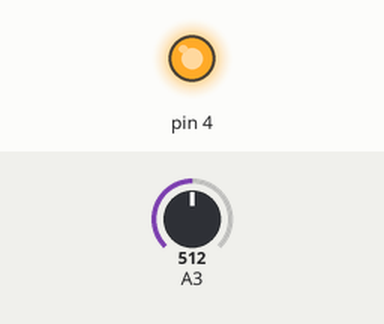
Bench run of a sketch on a simulated Arduino Uno, built with avr-gcc and run on an emulated ATmega328P. Shown: output pins drawn as LEDs (lit = HIGH). Inputs (shaded band) come from the test bench; at power-on: A3 = 512.

Above: at 0.1 s.
At 4.6 s:
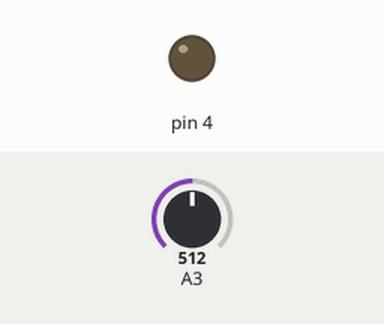
Timing chart, 0 to 6.1 s (numbered marks = the images above):
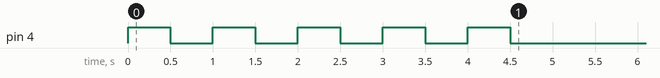

The sketch:

sample_code.ino
```cpp
void setup() {
  // put your setup code here, to run once:
  pinMode(PB4,OUTPUT);
  pinMode(PB3,INPUT);

  uint8_t c=0;

  //For info, blink the LED 5 times
  while(c<5)
  {
    digitalWrite(PB4, HIGH);
    delay(500);
    digitalWrite(PB4, LOW);
    delay(500);
    c++;
  }

}


int valueRead=0;
int pwmValue=0;
void loop() {
  // put your main code here, to run repeatedly:
  valueRead=analogRead(PB3);
  pwmValue=valueRead*255/600;
  analogWrite(PB4, pwmValue);
  delay(100);
}
```
